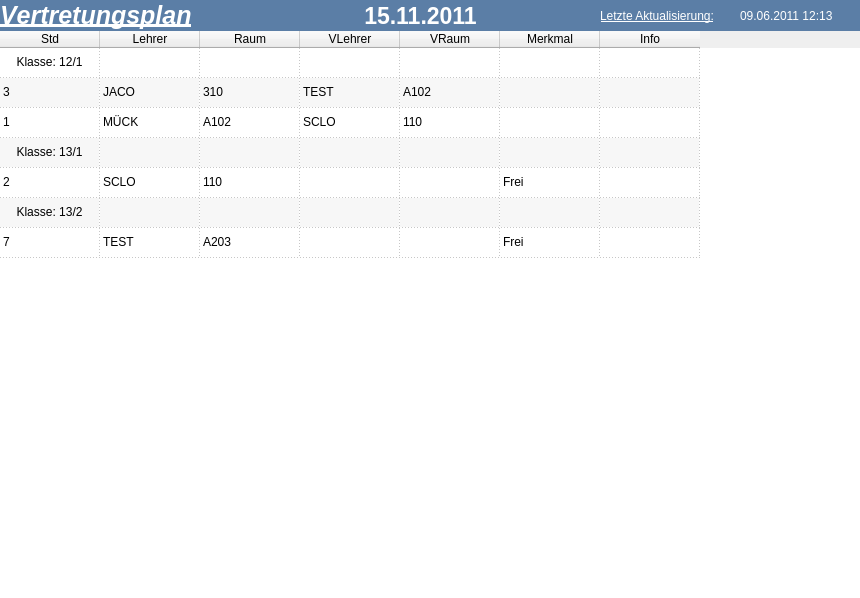
<?xml version="1.0" encoding="UTF-8"?>
<ui version="4.0">
 <class>VPlanClient</class>
 <widget class="QMainWindow" name="VPlanClient">
  <property name="geometry">
   <rect>
    <x>0</x>
    <y>0</y>
    <width>860</width>
    <height>598</height>
   </rect>
  </property>
  <property name="cursor">
   <cursorShape>CrossCursor</cursorShape>
  </property>
  <property name="windowTitle">
   <string>FLS Vertretungsplaner</string>
  </property>
  <property name="windowIcon">
   <iconset>
    <normaloff>../vplan/fls_logo.ico</normaloff>../vplan/fls_logo.ico</iconset>
  </property>
  <property name="styleSheet">
   <string notr="true"/>
  </property>
  <property name="animated">
   <bool>false</bool>
  </property>
  <widget class="QWidget" name="centralwidget">
   <widget class="QTableWidget" name="vplantable">
    <property name="geometry">
     <rect>
      <x>0</x>
      <y>30</y>
      <width>861</width>
      <height>571</height>
     </rect>
    </property>
    <property name="frameShape">
     <enum>QFrame::NoFrame</enum>
    </property>
    <property name="frameShadow">
     <enum>QFrame::Sunken</enum>
    </property>
    <property name="verticalScrollBarPolicy">
     <enum>Qt::ScrollBarAlwaysOff</enum>
    </property>
    <property name="horizontalScrollBarPolicy">
     <enum>Qt::ScrollBarAlwaysOff</enum>
    </property>
    <property name="editTriggers">
     <set>QAbstractItemView::NoEditTriggers</set>
    </property>
    <property name="tabKeyNavigation">
     <bool>false</bool>
    </property>
    <property name="showDropIndicator" stdset="0">
     <bool>false</bool>
    </property>
    <property name="dragDropOverwriteMode">
     <bool>false</bool>
    </property>
    <property name="alternatingRowColors">
     <bool>true</bool>
    </property>
    <property name="showGrid">
     <bool>true</bool>
    </property>
    <property name="gridStyle">
     <enum>Qt::DotLine</enum>
    </property>
    <property name="sortingEnabled">
     <bool>false</bool>
    </property>
    <property name="cornerButtonEnabled">
     <bool>false</bool>
    </property>
    <attribute name="horizontalHeaderVisible">
     <bool>true</bool>
    </attribute>
    <attribute name="horizontalHeaderHighlightSections">
     <bool>false</bool>
    </attribute>
    <attribute name="verticalHeaderVisible">
     <bool>false</bool>
    </attribute>
    <attribute name="verticalHeaderHighlightSections">
     <bool>false</bool>
    </attribute>
    <row>
     <property name="text">
      <string>12/1</string>
     </property>
    </row>
    <row>
     <property name="text">
      <string>12/1-Data</string>
     </property>
    </row>
    <row>
     <property name="text">
      <string>12/1-Data</string>
     </property>
     <property name="background">
      <color>
       <red>183</red>
       <green>186</green>
       <blue>248</blue>
      </color>
     </property>
    </row>
    <row>
     <property name="text">
      <string>13/1</string>
     </property>
    </row>
    <row>
     <property name="text">
      <string>13/1-Data</string>
     </property>
    </row>
    <row>
     <property name="text">
      <string>13/2</string>
     </property>
    </row>
    <row>
     <property name="text">
      <string>13/2-Data</string>
     </property>
     <property name="background">
      <color>
       <red>183</red>
       <green>186</green>
       <blue>248</blue>
      </color>
     </property>
    </row>
    <column>
     <property name="text">
      <string>Std</string>
     </property>
    </column>
    <column>
     <property name="text">
      <string>Lehrer</string>
     </property>
    </column>
    <column>
     <property name="text">
      <string>Raum</string>
     </property>
    </column>
    <column>
     <property name="text">
      <string>VLehrer</string>
     </property>
    </column>
    <column>
     <property name="text">
      <string>VRaum</string>
     </property>
    </column>
    <column>
     <property name="text">
      <string>Merkmal</string>
     </property>
    </column>
    <column>
     <property name="text">
      <string>Info</string>
     </property>
    </column>
    <item row="0" column="0">
     <property name="text">
      <string>Klasse: 12/1</string>
     </property>
     <property name="textAlignment">
      <set>AlignHCenter|AlignVCenter|AlignCenter</set>
     </property>
     <property name="background">
      <brush brushstyle="NoBrush">
       <color alpha="255">
        <red>0</red>
        <green>0</green>
        <blue>0</blue>
       </color>
      </brush>
     </property>
     <property name="flags">
      <set>ItemIsEnabled</set>
     </property>
    </item>
    <item row="1" column="0">
     <property name="text">
      <string>3</string>
     </property>
     <property name="flags">
      <set>ItemIsEnabled</set>
     </property>
    </item>
    <item row="1" column="1">
     <property name="text">
      <string>JACO</string>
     </property>
    </item>
    <item row="1" column="2">
     <property name="text">
      <string>310</string>
     </property>
    </item>
    <item row="1" column="3">
     <property name="text">
      <string>TEST</string>
     </property>
    </item>
    <item row="1" column="4">
     <property name="text">
      <string>A102</string>
     </property>
    </item>
    <item row="2" column="0">
     <property name="text">
      <string>1</string>
     </property>
     <property name="flags">
      <set>ItemIsEnabled</set>
     </property>
    </item>
    <item row="2" column="1">
     <property name="text">
      <string>MÜCK</string>
     </property>
    </item>
    <item row="2" column="2">
     <property name="text">
      <string>A102</string>
     </property>
    </item>
    <item row="2" column="3">
     <property name="text">
      <string>SCLO</string>
     </property>
    </item>
    <item row="2" column="4">
     <property name="text">
      <string>110</string>
     </property>
    </item>
    <item row="3" column="0">
     <property name="text">
      <string>Klasse: 13/1</string>
     </property>
     <property name="textAlignment">
      <set>AlignHCenter|AlignVCenter|AlignCenter</set>
     </property>
     <property name="flags">
      <set>ItemIsEnabled</set>
     </property>
    </item>
    <item row="4" column="0">
     <property name="text">
      <string>2</string>
     </property>
     <property name="flags">
      <set>ItemIsEnabled</set>
     </property>
    </item>
    <item row="4" column="1">
     <property name="text">
      <string>SCLO</string>
     </property>
    </item>
    <item row="4" column="2">
     <property name="text">
      <string>110</string>
     </property>
    </item>
    <item row="4" column="3">
     <property name="text">
      <string/>
     </property>
    </item>
    <item row="4" column="4">
     <property name="text">
      <string/>
     </property>
    </item>
    <item row="4" column="5">
     <property name="text">
      <string>Frei</string>
     </property>
    </item>
    <item row="5" column="0">
     <property name="text">
      <string>Klasse: 13/2</string>
     </property>
     <property name="textAlignment">
      <set>AlignHCenter|AlignVCenter|AlignCenter</set>
     </property>
     <property name="flags">
      <set>ItemIsEnabled</set>
     </property>
    </item>
    <item row="6" column="0">
     <property name="text">
      <string>7</string>
     </property>
     <property name="flags">
      <set>ItemIsEnabled</set>
     </property>
    </item>
    <item row="6" column="1">
     <property name="text">
      <string>TEST</string>
     </property>
    </item>
    <item row="6" column="2">
     <property name="text">
      <string>A203</string>
     </property>
    </item>
    <item row="6" column="3">
     <property name="text">
      <string/>
     </property>
    </item>
    <item row="6" column="4">
     <property name="text">
      <string/>
     </property>
    </item>
    <item row="6" column="5">
     <property name="text">
      <string>Frei</string>
     </property>
    </item>
   </widget>
   <widget class="QLabel" name="title">
    <property name="geometry">
     <rect>
      <x>0</x>
      <y>0</y>
      <width>241</width>
      <height>31</height>
     </rect>
    </property>
    <property name="font">
     <font>
      <pointsize>19</pointsize>
      <weight>75</weight>
      <italic>true</italic>
      <bold>true</bold>
      <underline>true</underline>
      <strikeout>false</strikeout>
      <kerning>false</kerning>
     </font>
    </property>
    <property name="contextMenuPolicy">
     <enum>Qt::NoContextMenu</enum>
    </property>
    <property name="autoFillBackground">
     <bool>false</bool>
    </property>
    <property name="styleSheet">
     <string notr="true">color: rgb(255, 255, 255);
background-color: rgb(91, 126, 166);</string>
    </property>
    <property name="text">
     <string>Vertretungsplan</string>
    </property>
    <property name="textFormat">
     <enum>Qt::AutoText</enum>
    </property>
   </widget>
   <widget class="QLabel" name="label_lastupdate">
    <property name="geometry">
     <rect>
      <x>600</x>
      <y>0</y>
      <width>141</width>
      <height>31</height>
     </rect>
    </property>
    <property name="font">
     <font>
      <underline>true</underline>
     </font>
    </property>
    <property name="styleSheet">
     <string notr="true">color: rgb(255, 255, 255);
background-color: rgb(91, 126, 166);</string>
    </property>
    <property name="text">
     <string>Letzte Aktualisierung:</string>
    </property>
   </widget>
   <widget class="QLabel" name="lastupdate">
    <property name="geometry">
     <rect>
      <x>740</x>
      <y>0</y>
      <width>121</width>
      <height>31</height>
     </rect>
    </property>
    <property name="styleSheet">
     <string notr="true">color: rgb(255, 255, 255);
background-color: rgb(91, 126, 166);</string>
    </property>
    <property name="text">
     <string>09.06.2011 12:13</string>
    </property>
   </widget>
   <widget class="QLabel" name="datetime">
    <property name="geometry">
     <rect>
      <x>240</x>
      <y>0</y>
      <width>361</width>
      <height>31</height>
     </rect>
    </property>
    <property name="font">
     <font>
      <pointsize>17</pointsize>
      <weight>75</weight>
      <bold>true</bold>
     </font>
    </property>
    <property name="styleSheet">
     <string notr="true">color: rgb(255, 255, 255);
background-color: rgb(91, 126, 166);</string>
    </property>
    <property name="text">
     <string>15.11.2011</string>
    </property>
    <property name="alignment">
     <set>Qt::AlignCenter</set>
    </property>
   </widget>
  </widget>
  <action name="actionQuit">
   <property name="checkable">
    <bool>false</bool>
   </property>
   <property name="checked">
    <bool>false</bool>
   </property>
   <property name="enabled">
    <bool>true</bool>
   </property>
   <property name="text">
    <string>quit</string>
   </property>
   <property name="shortcut">
    <string>Ctrl+Q</string>
   </property>
  </action>
 </widget>
 <resources>
  <include location="../vplan/fls_logo.ico"/>
 </resources>
 <connections>
  <connection>
   <sender>actionQuit</sender>
   <signal>activated()</signal>
   <receiver>VPlanClient</receiver>
   <slot>close()</slot>
   <hints>
    <hint type="sourcelabel">
     <x>429</x>
     <y>298</y>
    </hint>
    <hint type="destinationlabel">
     <x>429</x>
     <y>298</y>
    </hint>
   </hints>
  </connection>
 </connections>
</ui>
